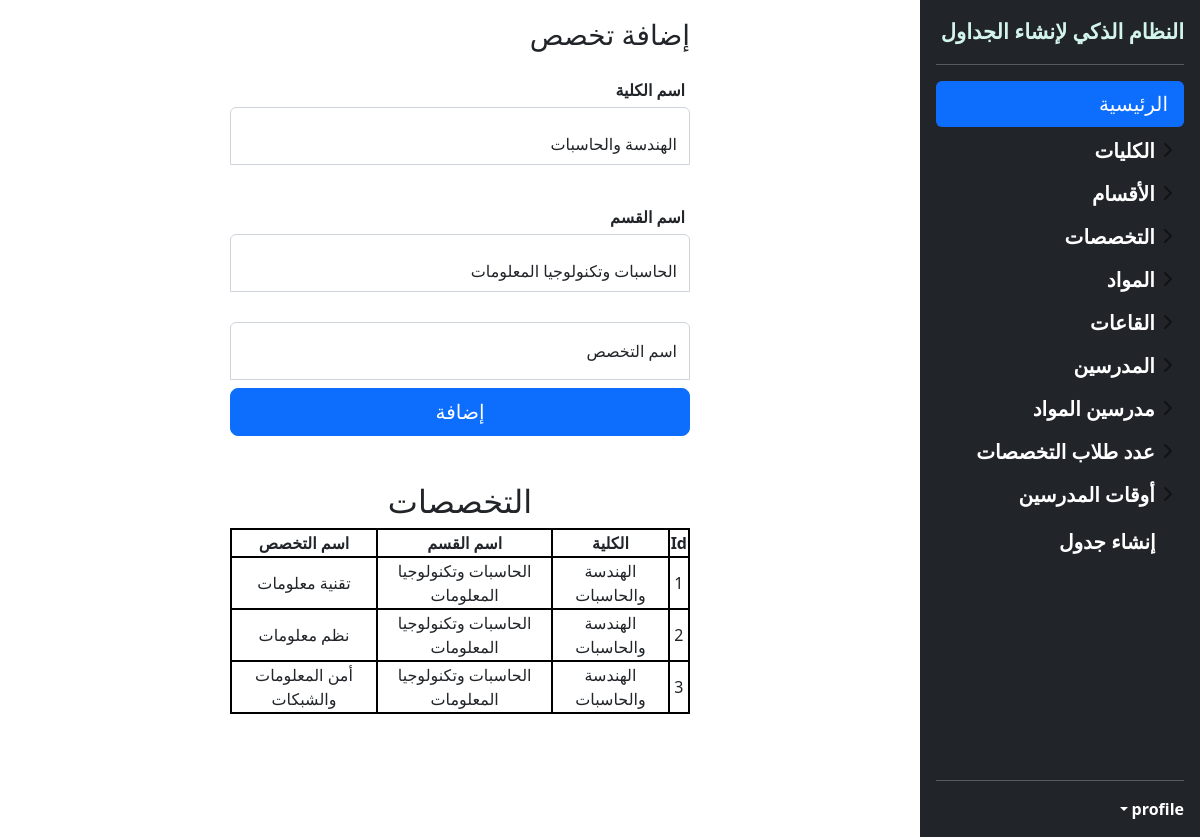
The page /add_major on the database as committed earlier.
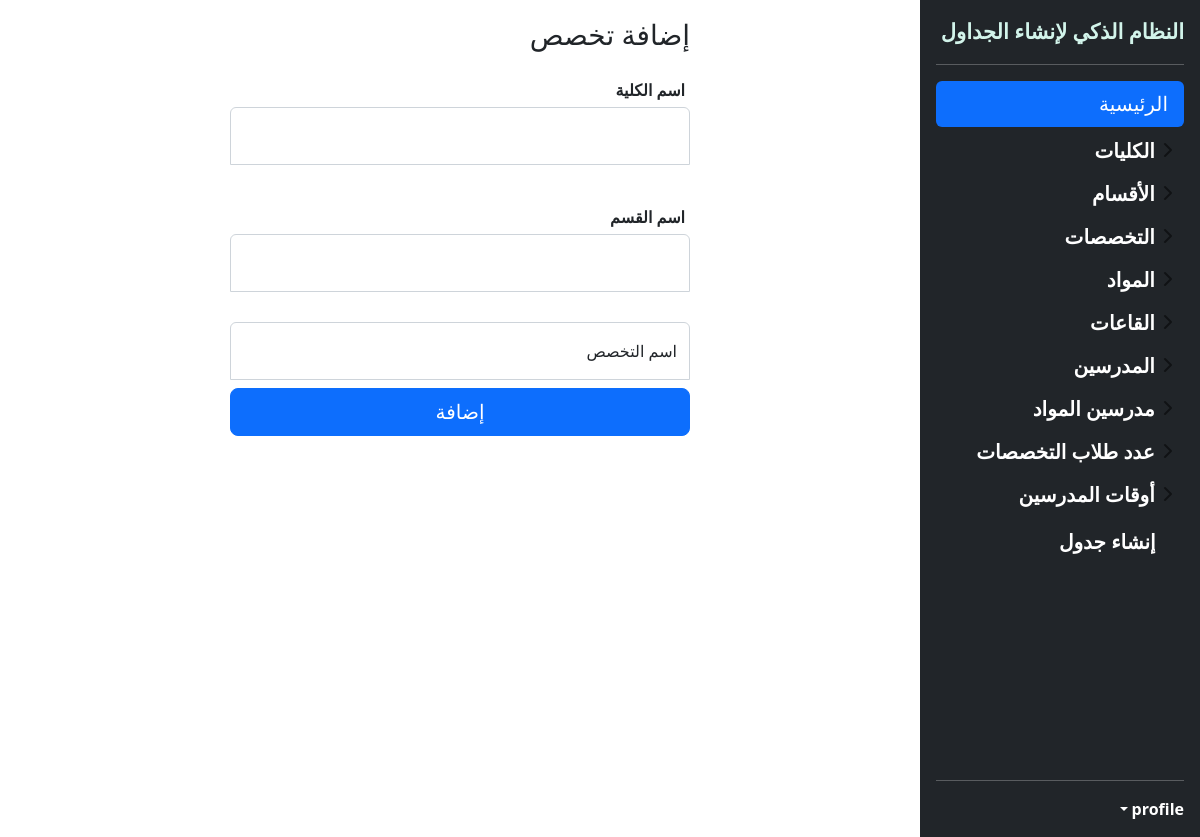
The same page on the database as committed later.
### app.py (models this page shows)
class Major(db.Model):
    major_id = db.Column(db.Integer, primary_key=True)
    coll = db.Column(db.Integer, db.ForeignKey('college.coll_id'), nullable=False)
    dept = db.Column(db.Integer, db.ForeignKey('department.dept_id'), nullable=False)
    maj_name = db.Column(db.String(50), unique=True, nullable=False)
    subjects = db.relationship("Subject", backref="major")

class College(db.Model):
    coll_id = db.Column(db.Integer, primary_key=True)
    coll_name = db.Column(db.String(70), unique=True, nullable=False)
    departments = db.relationship("Department", backref="college")
    majors = db.relationship("Major", backref="college")
    teachers = db.relationship("Teacher", backref="college")

class Department(db.Model):
    dept_id = db.Column(db.Integer, primary_key=True)
    coll = db.Column(db.Integer, db.ForeignKey('college.coll_id'), nullable=False)
    dept_name = db.Column(db.String(50), unique=True, nullable=False)
    majors = db.relationship("Major", backref="department")

### app.py (the view, shortened to what this page needs)
@app.route('/add_major', methods=['GET', 'POST'])
def add_major():
    all_colls = db.session.query(College).all()
    all_depts = db.session.query(Department).all()
    all_majors = db.session.query(Major).all()
    return render_template('addMajor.html', all_colls=all_colls, all_depts=all_depts, all_majors=all_majors)

### templates/addMajor.html
{% include 'header.html' %}
<aside class="cont">
<main class="form-signin w-50 m-auto">
  <form action="{{ url_for('add_major') }}" method="post">
    <h1 class="h3 mb-3 fw-normal">إضافة تخصص</h1>
      <label class="lab">اسم الكلية</label>
      <div class="form-floating">
      <select name="cName" class="form-control" id="floatingType">
          {% for c in all_colls %}
          <option>{{ c.coll_name }}</option>
          {% endfor %}
      </select>
    </div>
   <label class="lab">اسم القسم</label>
      <div class="form-floating">
      <select name="dName" class="form-control" id="floatingType">
          {% for d in all_depts %}
              {% for c in all_colls %}
                  {% if d.coll == c.coll_id %}
          <option>{{ d.dept_name }}</option>
                  {% endif %}
                  {% endfor %}
          {% endfor %}
      </select>
    </div>
    <div class="form-floating">
      <input type="text" autocomplete="off" class="form-control" name="mName" id="floatingInput" placeholder="اسم التخصص" required>
      <label for="floatingInput">اسم التخصص</label>
    </div>
    <button class="w-100 btn btn-lg btn-primary" type="submit">إضافة</button>
  </form>
        <article class="data">
        {% if all_majors != [] %}
            <h2>التخصصات</h2>
        <table class="tdata">
            <th>
            Id
            </th>
            <th>
                الكلية
            </th>
          <th>
                اسم القسم
            </th>
                          <th>
                اسم التخصص
            </th>
        <tr>
        {% for m in all_majors %}
                <td>{{ m.major_id }}</td>
                {% for c in all_colls %}
                    {% if c.coll_id == m.coll %}
                    <td>{{ c.coll_name }}</td>
                    {% endif %}
                    {% endfor %}
             {% for d in all_depts %}
                    {% if d.dept_id == m.dept%}
                    <td>{{ d.dept_name }}</td>
                    {% endif %}
                    {% endfor %}
            <td>{{ m.maj_name }}</td>
            </tr>
        {% endfor %}
            </table>
    {% endif %}
    </article>
</main>
</aside>
{% include 'footer.html' %}

Rows that differ between the two databases and show on the page:
removed Major: major_id "1", maj_name "تقنية معلومات"
removed College: coll_name "الهندسة والحاسبات"
removed Department: dept_name "الحاسبات وتكنولوجيا المعلومات"
removed Major: major_id "2", maj_name "نظم معلومات"
removed Major: major_id "3", maj_name "أمن المعلومات والشبكات"
Other text that changed with them:
form field cName: "الهندسة والحاسبات" → (not shown)
form field dName: "الحاسبات وتكنولوجيا المعلومات" → (not shown)
text no longer shown: "التخصصات Id الكلية اسم القسم اسم التخصص"
